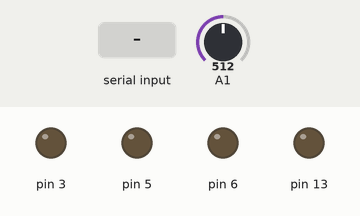
Bench run of a sketch on a simulated Arduino Uno, built with avr-gcc and run on an emulated ATmega328P. On the bench: output pins drawn as LEDs (lit = HIGH). The inputs (shaded band) are chosen by the test bench; at power-on: A1 = 512. What the sketch prints to the serial monitor is not drawn.

Above: at 1.2 s.
1.3 s: "A90\n" received over Serial
At 3.5 s:
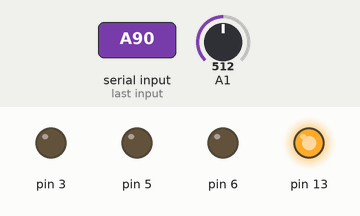
3.8 s: "R90\n" received over Serial
At 5.6 s:
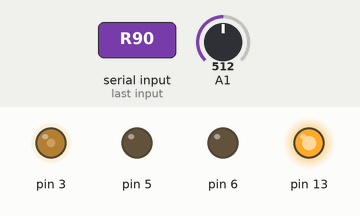
6.3 s: "a90\n" received over Serial
At 8.5 s:
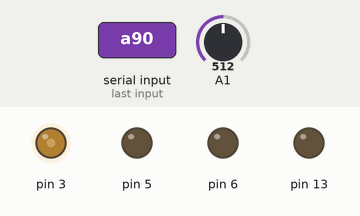
8.8 s: "G90\n" received over Serial
At 10.6 s:
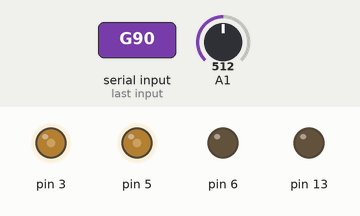
11.3 s: "A,45\n" received over Serial
At 13.5 s:
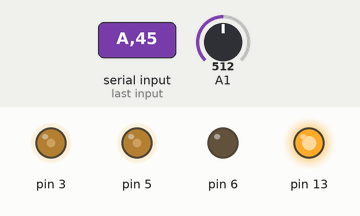
13.8 s: "R" received over Serial
At 15.5 s:
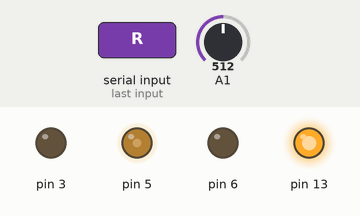
Timing chart, 0 to 17.0 s (numbered marks = the images above; inputs shaded):
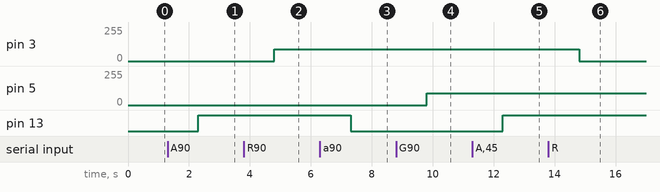

The sketch:

Arduino_GUI.ino
```cpp
String data;
char d1;
int ledval;
String x;
unsigned long debouncingdelay = 5;
unsigned long lastdebouncingTime=0;
int buttonstate;
int lastbuttonstate = HIGH;
int value=0;

void setup() {
  // put your setup code here, to run once:
  Serial.begin(9600);
  pinMode(13,OUTPUT);
  pinMode(3,OUTPUT);
  pinMode(5,OUTPUT);
  pinMode(6,OUTPUT);
  pinMode(9,INPUT_PULLUP);


}

void loop() {
  // put your main code here, to run repeatedly:
if(Serial.available())
{
  data = Serial.readString();
  d1 = data.charAt(0);
  switch(d1)
  {
    case 'A':
     digitalWrite(13,HIGH);
     break;
     case 'a':
     digitalWrite(13,LOW);
     break;
     case 'R':
     x = data.substring(1);
     ledval = x.toInt();
     analogWrite(3,ledval);
     break;
     case 'G':
     x = data.substring(1);
     ledval = x.toInt();
     analogWrite(5,ledval);
     break;
     case 'Y':
     x = data.substring(1);
     ledval = x.toInt();
     analogWrite(6,ledval);
     break;

  }
}
// Handledbutton();
value = analogRead(9);
Serial.println(value);

}


//  void Handledbutton(void)
//  {
//   int reading = digitalRead(9);
//    if(reading != lastbuttonstate)
//    {
//     lastdebouncingTime = millis();
//    }

//    if((millis()-lastdebouncingTime) > debouncingdelay)
//    {
//       if(reading != buttonstate)
//       {
//         buttonstate = reading;
//         if(buttonstate == HIGH)
//         {
//           Serial.println("p");
//         }
//       }
//    }
// lastbuttonstate = reading;

//  }
```

Measured:
- after the input at 1.3 s, pin 13: LOW → HIGH after 1.0 s
- after the input at 3.8 s, pin 3: 0/255 → 90/255 after 1.0 s
- after the input at 6.3 s, pin 13: HIGH → LOW after 1.0 s
- after the input at 8.8 s, pin 5: 0/255 → 90/255 after 1.0 s
- after the input at 11.3 s, pin 13: LOW → HIGH after 1.0 s
- after the input at 13.8 s, pin 3: 90/255 → 0/255 after 1.0 s
